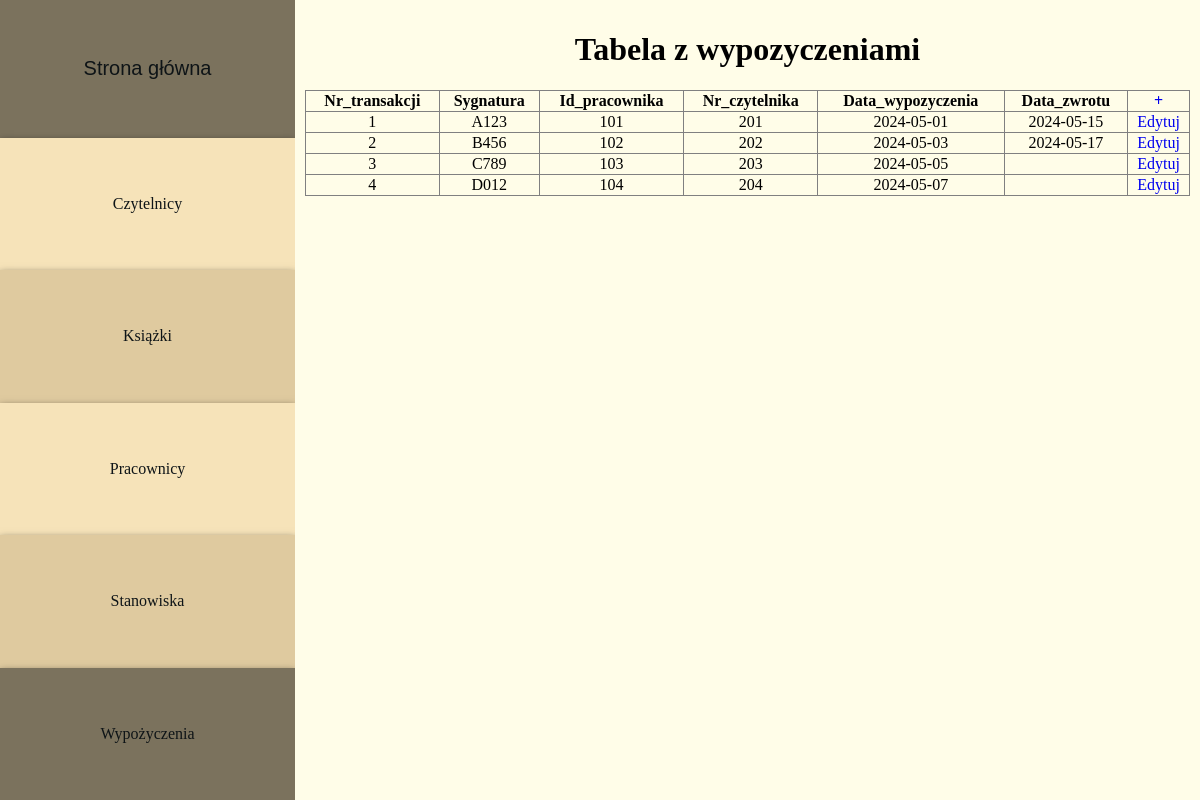
/wypozyczenia.php, run on the app's committed database.
### tables this page shows
CREATE TABLE wypozyczenia (
    Nr_transakcji INT AUTO_INCREMENT PRIMARY KEY,
    Sygnatura VARCHAR(50) NOT NULL,
    Id_pracownika INT NOT NULL,
    Nr_czytelnika INT NOT NULL,
    Data_wypozyczenia DATE NOT NULL,
    Data_zwrotu DATE
);

### wypozyczenia.php (the view, shortened to what this page needs)
<!DOCTYPE html>
<html lang="pl">
<head>
    <link rel="stylesheet" href="style.css">
</head>
<body>
<div class="container">
    <?php
    include 'menu.php';
    ?>
    <div class="main-content">
        <h1 style="text-align: center;">
            Tabela z wypozyczeniami
        </h1>
        <?php
        $sql = "SELECT Nr_transakcji,
                Sygnatura AS Sygnatura,
                Id_pracownika,
                Nr_czytelnika,
                Data_wypozyczenia,
                Data_zwrotu,
                'Edytuj' AS '+' FROM wypozyczenia";
        $query = $con->query($sql);
        if ($query->num_rows > 0) {
            echo '<table border="1" style="width:100%; border-collapse: collapse; text-align: center;">';
            echo '<tr>';
            $fetch_fields = $query->fetch_fields();
            foreach ($fetch_fields as $f) {
                if ($f->name === '+') echo '<th>' . '<a href="dodaj.php?t=wypozyczenia">' . $f->name . '</th>';
                else echo '<th>' . $f->name . '</th>';
            }
            echo '</tr>';
            while ($fetch_assoc = $query->fetch_assoc()) {
                echo '<tr>';
                foreach ($fetch_fields as $f) {
                    $fa = $fetch_assoc[$f->name];
                    if ($f->name === '+') {
                        echo '<td><a href="edytuj.php?id=' . $fetch_assoc['Nr_transakcji'] . "&t=wypozyczenia" . '">' . $fa . '</a></td>';
                    }
                    else {
                        echo '<td>' . $fa . '</td>';
                    }
                }
                echo '</tr>';
            }
            echo '</table>';
        }
        ?>
    </div>
</div>
</body>
</html>

### style.css (style rules this page uses)
html, body { margin: 0; padding: 0; height: 100%; }
.container { display: flex; height: 100vh; }
a { text-decoration: none; }
.main-content { text-align: center; align-items: center; justify-content: center; width: 75%; padding: 10px; background-color: #FFFDE8; }

### data on the page
wypozyczenia: Nr_transakcji "1", Sygnatura "A123", Id_pracownika "101", Nr_czytelnika "201", Data_wypozyczenia "2024-05-01", Data_zwrotu "2024-05-15", fa "Edytuj"
wypozyczenia: Nr_transakcji "2", Sygnatura "B456", Id_pracownika "102", Nr_czytelnika "202", Data_wypozyczenia "2024-05-03", Data_zwrotu "2024-05-17", fa "Edytuj"
wypozyczenia: Nr_transakcji "3", Sygnatura "C789", Id_pracownika "103", Nr_czytelnika "203", Data_wypozyczenia "2024-05-05", fa "Edytuj"
wypozyczenia: Nr_transakcji "4", Sygnatura "D012", Id_pracownika "104", Nr_czytelnika "204", Data_wypozyczenia "2024-05-07", fa "Edytuj"

### other printed values
$f->name "Nr_transakcji"
$f->name "Sygnatura"
$f->name "Id_pracownika"
$f->name "Nr_czytelnika"
$f->name "Data_wypozyczenia"
$f->name "Data_zwrotu"
$f->name "+"
